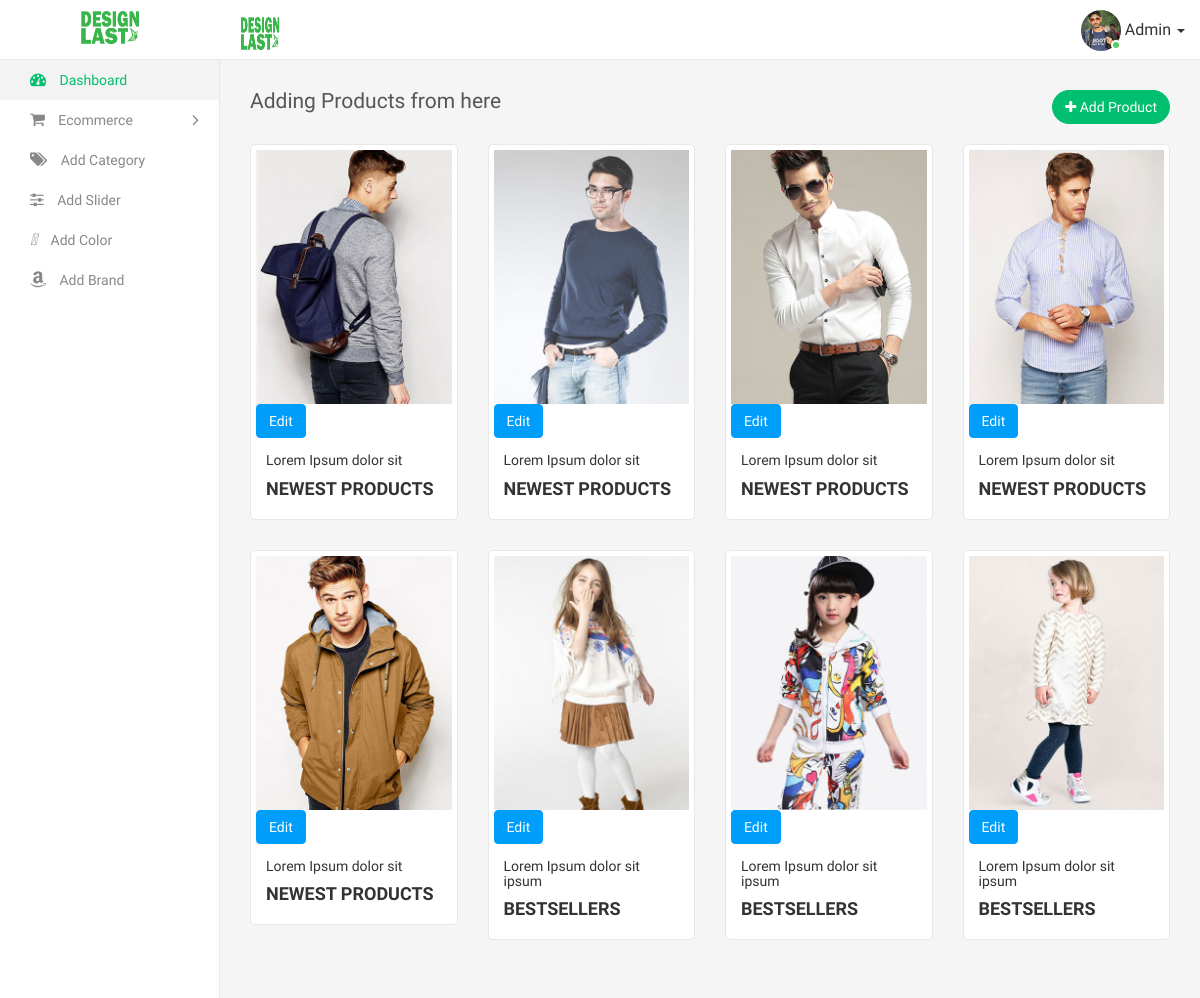
Screenshot of /products/ with the database file from the repository.
### shopapp/models.py (models this page shows, shortened)
class Product(models.Model):
    name = models.CharField(max_length = 100)
    product_code = models.IntegerField(blank = True, null = True)
    price = models.IntegerField()
    discount_price = models.IntegerField(blank = True, null = True)
    discount_off_price = models.IntegerField(blank = True, null = True)
    category = models.ForeignKey(Category, on_delete = models.CASCADE)
    color = models.ForeignKey(Color, on_delete = models.CASCADE)
    brand_name = models.ForeignKey(Brand, on_delete = models.CASCADE)
    image = models.ImageField(upload_to = 'product')
    order_now_link = models.URLField(max_length=200, blank=False)
    description = models.TextField()
    publish_on = models.DateTimeField(auto_now = False, auto_now_add = True)
    update_on = models.DateTimeField(auto_now = False, auto_now_add = True)

class Category(models.Model):
    name = models.CharField(max_length = 20, unique = True)
    create_at = models.DateTimeField(auto_now = True, auto_now_add = False)
    def __str__(self):
        return self.name

### shopapp/views.py (the view)
# urls.py: path('products/', Products_View.as_view(), name = 'Products_View'),
class Products_View(View):
    def get(self, request):
        products = Product.objects.all()[:8]
        context = {
            'products' : products
        }
        template_name = 'admin/products.html'
        return render(request, template_name, context)

### templates/admin/products.html (shortened to what this page needs)
{% extends 'app/base_admin.html' %}
{% load static %}
{% block body %}
        <div class="page-wrapper">
            <div class="content container-fluid">
                <div class="row">
                    <div class="col-sm-4 col-xs-3">
                        <h4 class="page-title">Adding Products from here</h4>
                    </div>
                    <div class="col-sm-8 col-xs-9 text-right m-b-20">
                        <a href="{% url 'add_prodct_views' %}" class="btn btn-primary rounded pull-right"><i class="fa fa-plus"></i> Add Product</a>
                    </div>
                </div>
                <div class="row">
                  {% if products %}
                  {% for item in products %}
                    <div class="col-lg-3 col-md-4 col-sm-6 col-xs-12">
                        <div class="product">
                            <div class="product-inner">
                                <img alt="alt" src="/media/{{item.image}}">
                                <a href="{% url 'edit_product_views' item.id %}" class="btn btn-info proedit-btn">Edit</a>
                            </div>
                            <div class="pro-desc">
                                <h5>{{item.name}}</h5>
                                <div class="price">{{item.category}}</div>
                            </div>
                        </div>
                    </div>
                    {% endfor %}
                    {% endif %}
                </div>
            </div>
        </div>
    </div>
{% endblock %}

### rows the page displays
Product: image (picture), name "Lorem Ipsum dolor sit", category "NEWEST PRODUCTS"
Product: image (picture), name "Lorem Ipsum dolor sit", category "NEWEST PRODUCTS"
Product: image (picture), name "Lorem Ipsum dolor sit", category "NEWEST PRODUCTS"
Product: image (picture), name "Lorem Ipsum dolor sit", category "NEWEST PRODUCTS"
Product: image (picture), name "Lorem Ipsum dolor sit", category "NEWEST PRODUCTS"
Product: image (picture), name "Lorem Ipsum dolor sit ipsum", category "BESTSELLERS"
Product: image (picture), name "Lorem Ipsum dolor sit ipsum", category "BESTSELLERS"
Product: image (picture), name "Lorem Ipsum dolor sit ipsum", category "BESTSELLERS"
